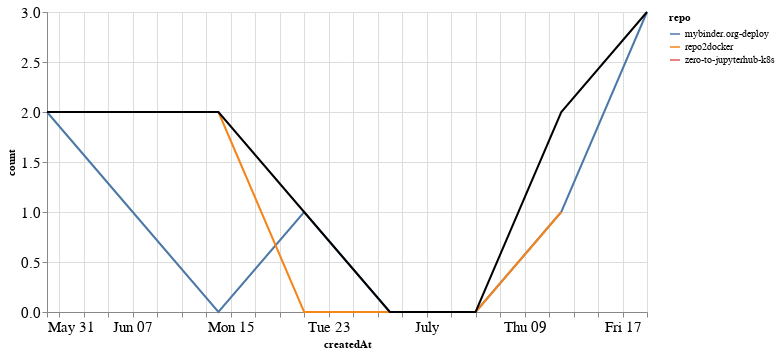

Notebook code cell kept with this figure:
### Markdown cell above
## PRs

### Code cell
prs_time = prs.groupby('repo').resample('W', on='createdAt').count()['author'].reset_index()
prs_time = prs_time.rename(columns={'author': 'count'})
prs_time_total = prs_time.groupby('createdAt').agg({"count": "sum"}).reset_index()

ch1 = alt.Chart(prs_time, width=600).mark_line().encode(
    x='createdAt',
    y='count',
    color='repo',
    tooltip="repo"
)

ch2 = alt.Chart(prs_time_total, width=600).mark_line(color="black").encode(
    x='createdAt',
    y='count',
)

ch1 + ch2

### Figure 1 — Vega-Lite specification as saved in the notebook (floating-point values rounded to 4 significant figures)
{"config": {"axisLeft": {"labelFontSize": 15}, "axisBottom": {"labelFontSize": 15}}, "layer": [{"data": {"name": "data-ebcc5d6905dc4ca9c30f3eb6633d3b7d"}, "mark": "line", "encoding": {"color": {"type": "nominal", "field": "repo"}, "tooltip": {"type": "nominal", "field": "repo"}, "x": {"type": "temporal", "field": "createdAt"}, "y": {"type": "quantitative", "field": "count"}}, "width": 600}, {"data": {"name": "data-d09fd0885084fd0e16eb9fefd51c842e"}, "mark": {"type": "line", "color": "black"}, "encoding": {"x": {"type": "temporal", "field": "createdAt"}, "y": {"type": "quantitative", "field": "count"}}, "width": 600}], "$schema": "https://vega.github.io/schema/vega-lite/v4.8.1.json", "datasets": {"data-ebcc5d6905dc4ca9c30f3eb6633d3b7d": [{"repo": "mybinder.org-deploy", "createdAt": "2020-05-31T00:00:00", "count": 2}, {"repo": "mybinder.org-deploy", "createdAt": "2020-06-07T00:00:00", "count": 1}, {"repo": "mybinder.org-deploy", "createdAt": "2020-06-14T00:00:00", "count": 0}, {"repo": "mybinder.org-deploy", "createdAt": "2020-06-21T00:00:00", "count": 1}, {"repo": "mybinder.org-deploy", "createdAt": "2020-06-28T00:00:00", "count": 0}, {"repo": "mybinder.org-deploy", "createdAt": "2020-07-05T00:00:00", "count": 0}, {"repo": "mybinder.org-deploy", "createdAt": "2020-07-12T00:00:00", "count": 1}, {"repo": "mybinder.org-deploy", "createdAt": "2020-07-19T00:00:00", "count": 3}, {"repo": "repo2docker", "createdAt": "2020-06-14T00:00:00", "count": 2}, {"repo": "repo2docker", "createdAt": "2020-06-21T00:00:00", "count": 0}, {"repo": "repo2docker", "createdAt": "2020-06-28T00:00:00", "count": 0}, {"repo": "repo2docker", "createdAt": "2020-07-05T00:00:00", "count": 0}, {"repo": "repo2docker", "createdAt": "2020-07-12T00:00:00", "count": 1}, {"repo": "zero-to-jupyterhub-k8s", "createdAt": "2020-06-07T00:00:00", "count": 1}], "data-d09fd0885084fd0e16eb9fefd51c842e": [{"createdAt": "2020-05-31T00:00:00", "count": 2}, {"createdAt": "2020-06-07T00:00:00", "count": 2}, {"createdAt": "2020-06-14T00:00:00", "count": 2}, {"createdAt": "2020-06-21T00:00:00", "count": 1}, {"createdAt": "2020-06-28T00:00:00", "count": 0}, {"createdAt": "2020-07-05T00:00:00", "count": 0}, {"createdAt": "2020-07-12T00:00:00", "count": 2}, {"createdAt": "2020-07-19T00:00:00", "count": 3}]}}
